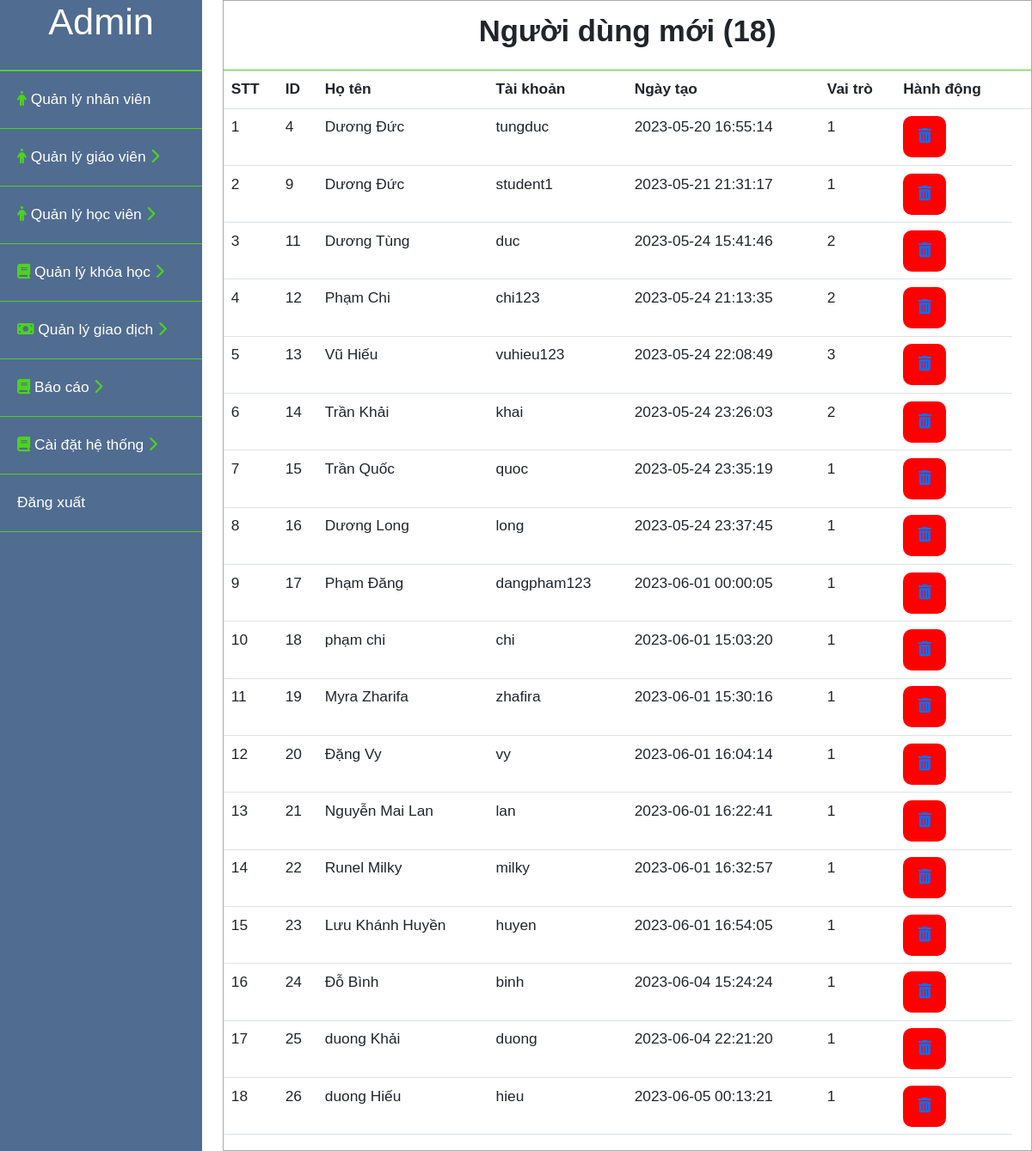
/admin/nguoidungmoi.php, run on the app's committed database.
### tables this page shows
CREATE TABLE `taikhoan` (
  `id` int(11) NOT NULL,
  `taikhoan` varchar(255) NOT NULL,
  `matkhau` varchar(255) NOT NULL,
  `hoten` varchar(255) NOT NULL,
  `phanquyen` int(11) NOT NULL,
  `image` varchar(100) NOT NULL,
  `thoigian` datetime NOT NULL DEFAULT current_timestamp(),
  `email` varchar(100) DEFAULT NULL,
  `sodienthoai` int(11) DEFAULT NULL,
  `gioitinh` int(11) DEFAULT NULL,
  `diachi` varchar(255) DEFAULT NULL,
  `quocgia` varchar(10) DEFAULT NULL,
  `timezone` varchar(10) DEFAULT NULL,
  `ngaysinh` date DEFAULT NULL,
  `vitien` int(11) NOT NULL
);

### admin/nguoidungmoi.php (the view, shortened to what this page needs)
<?php
    include("../user/connect.php");
    $sql_users = "SELECT * FROM taikhoan";
    $stmt_users = $conn->prepare($sql_users);
    $query_users = $stmt_users->execute();
    $result_users = array();
    while($row_users = $stmt_users->fetch(PDO::FETCH_ASSOC)){
        $result_users[] = $row_users;
    }
    $sql_sl = "SELECT count(id) as dem FROM taikhoan";
    $stmt_sl = $conn->prepare($sql_sl);
    $query_sl = $stmt_sl->execute();
    $result_sl = array();
    while($row_sl = $stmt_sl->fetch(PDO::FETCH_ASSOC)){
        $result_sl[] = $row_sl;
    }
    foreach ($result_sl as $items) {
        $slusers = $items['dem'];
    }
?>
<!DOCTYPE html>
<html lang="en">
<head>
    <link rel="stylesheet" href="css/bootstrap.min.css">
    <link rel="stylesheet" href="style/admin.css">
    <link rel="stylesheet" type="text/css" href="style/danhsach.css">
</head>
<body>
    <div id="content">
        <div id="admin__sidebar">
            <div class="admin__profile">
                <h1>Admin</h1>
            </div>
            <div class="admin__list">
                <ul>
                    <li class="admin__list--nhanvien">
                        <a href="nhanvien.php"><i class="fa-solid fa-person" style="color: #4dd31d;"></i> Quản lý nhân viên</a>
                    </li>
                    <li class="admin__list--giaovien">
                        <a href="#"  onclick="myFunction('toggle1')"><i class="fa-solid fa-person" style="color: #4dd31d;"></i> Quản lý giáo viên <i class="icondrop active fa-solid fa-chevron-right" style="color: #4dd31d;"></i><i class="icondrop fa-solid fa-chevron-down" style="color: #4dd31d;"></i></a>
                    </li>
                    <li class="admin__list--hocvien">
                        <a href="#" onclick="myFunction('toggle5')"> <i class="fa-solid fa-person" style="color: #4dd31d;"></i> Quản lý học viên <i class="icondrop active fa-solid fa-chevron-right" style="color: #4dd31d;"></i><i class="icondrop fa-solid fa-chevron-down" style="color: #4dd31d;"></i></a>
                    </li>
                    <li class="admin__list--khoahoc">
                        <a href="#" onclick="myFunction('toggle6')"> <i class="fa-sharp fa-solid fa-book" style="color: #4dd31d;"></i> Quản lý khóa học <i class="icondrop active fa-solid fa-chevron-right" style="color: #4dd31d;"></i><i class="icondrop fa-solid fa-chevron-down" style="color: #4dd31d;"></i></a>
                    </li>
                    <li class="admin__list--giaodich">
                        <a href="#" onclick="myFunction('toggle2')"><i class="fa-solid fa-money-bill" style="color: #4dd31d;"></i> Quản lý giao dịch <i class="icondrop active fa-solid fa-chevron-right" style="color: #4dd31d;"></i><i class="icondrop fa-solid fa-chevron-down" style="color: #4dd31d;"></i></a>
                    </li>
                    <li class="admin__list--baocao">
                        <a href="#" onclick="myFunction('toggle3')"> <i class="fa-sharp fa-solid fa-book" style="color: #4dd31d;"></i> Báo cáo <i class="icondrop active fa-solid fa-chevron-right" style="color: #4dd31d;"></i><i class="icondrop fa-solid fa-chevron-down" style="color: #4dd31d;"></i></a>
                    </li>
                    <li class="admin__list--hethong">
                        <a href="#" onclick="myFunction('toggle4')"> <i class="fa-sharp fa-solid fa-book" style="color: #4dd31d;"></i> Cài đặt hệ thống <i class="icondrop active fa-solid fa-chevron-right" style="color: #4dd31d;"></i><i class="icondrop fa-solid fa-chevron-down" style="color: #4dd31d;"></i></a>
                    </li>
                    <li class="admin__list--dangxuat">
                        <a href="logout.php">Đăng xuất</a>
                    </li>
                </ul>
            </div>
        </div>
         <div id="main_content">
            <div class="title">
                <h2>Người dùng mới (<?php echo $slusers?>)</h2>
            </div>
            <div  class="chitiet_content">
                <table class="table table-inverse">
                    <thead>
                        <tr>
                            <th>STT</th>
                            <th>ID</th>
                            <th>Họ tên</th>
                            <th>Tài khoản</th>
                            <th>Ngày tạo</th>
                            <th>Vai trò</th>
                            <th>Hành động</th>
                            <th></th>
                        </tr>
                    </thead>
                    <tbody>
                        <?php $i=1; foreach($result_users as $items):?>
                        <tr>
                            <td><?php echo $i;?></td>
                            <td><?php echo $items['id'];?></td>
                            <td><?php echo $items['hoten'];?></td>
                            <td><?php echo $items['taikhoan'];?></td>
                            <td><?php echo $items['thoigian'];?></td>
                            <td><?php echo $items['phanquyen'];?></td>
                            <td><a class="btn-xoa" href="nguoidungmoi_xoa.php?id=<?php echo $items['id']?>"><i class="fa-solid fa-trash-can"></i></a></td>
                        </tr>
                        <?php $i++; endforeach?>
                    </tbody>
                </table>
            </div>
         </div>
    </div>
</body>
</html>

### admin/style/admin.css (style rules this page uses)
* { font-family: Verdana, Geneva, Tahoma, sans-serif; margin: 0; padding:0; box-sizing: border-box; font-size: 13pt; }
#admin__sidebar { width: 25%; background-color: #506c91; color: #ffffff; }
#admin__sidebar .admin__profile { text-align: center; padding-bottom: 20px; border-bottom: 2px solid #4dd31d; }
#admin__sidebar .admin__list li { list-style: none;; }
#admin__sidebar .admin__list a { text-decoration: none; color: #ffffff; }
.admin__list ul { padding: 0; }
.admin__list li { padding: 20px; border-bottom: 1px solid #4dd31d; }
.icondrop { display: none; }
.icondrop.active { display: inline-block; }
.btn-xoa { display: inline-block; background-color: red; text-decoration: none; min-width:50px; height: 48px; line-height: 48px; font-size: 16px; border-radius: 10px; text-align: center; }

### admin/style/danhsach.css (style rules this page uses)
#content { display: flex; }
#main_content { margin-left: 2%; width: 100%; max-width: 1150px; border: 1px solid #aaaaaa; height: auto; }
#main_content .title { border-bottom: 1px solid #4dd31d; text-align: center; padding: 15px ; }
#main_content .title h2 { font-weight: bold; }

### data on the page
taikhoan: id "4", hoten "Dương Đức", taikhoan "tungduc", thoigian "2023-05-20 16:55:14", phanquyen "1"
taikhoan: id "9", hoten "Dương Đức", taikhoan "student1", thoigian "2023-05-21 21:31:17", phanquyen "1"
taikhoan: id "11", hoten "Dương Tùng", taikhoan "duc", thoigian "2023-05-24 15:41:46", phanquyen "2"
taikhoan: id "12", hoten "Phạm Chi", taikhoan "chi123", thoigian "2023-05-24 21:13:35", phanquyen "2"
taikhoan: id "13", hoten "Vũ Hiếu", taikhoan "vuhieu123", thoigian "2023-05-24 22:08:49", phanquyen "3"
taikhoan: id "14", hoten "Trần Khải", taikhoan "khai", thoigian "2023-05-24 23:26:03", phanquyen "2"
taikhoan: id "15", hoten "Trần Quốc", taikhoan "quoc", thoigian "2023-05-24 23:35:19", phanquyen "1"
taikhoan: id "16", hoten "Dương Long", taikhoan "long", thoigian "2023-05-24 23:37:45", phanquyen "1"
taikhoan: id "17", hoten "Phạm Đăng", taikhoan "dangpham123", thoigian "2023-06-01 00:00:05", phanquyen "1"
taikhoan: id "18", hoten "phạm chi", taikhoan "chi", thoigian "2023-06-01 15:03:20", phanquyen "1"
taikhoan: id "19", hoten "Myra Zharifa", taikhoan "zhafira", thoigian "2023-06-01 15:30:16", phanquyen "1"
taikhoan: id "20", hoten "Đặng Vy", taikhoan "vy", thoigian "2023-06-01 16:04:14", phanquyen "1"
taikhoan: id "21", hoten "Nguyễn Mai Lan", taikhoan "lan", thoigian "2023-06-01 16:22:41", phanquyen "1"
taikhoan: id "22", hoten "Runel Milky", taikhoan "milky", thoigian "2023-06-01 16:32:57", phanquyen "1"
taikhoan: id "23", hoten "Lưu Khánh Huyền", taikhoan "huyen", thoigian "2023-06-01 16:54:05", phanquyen "1"
taikhoan: id "24", hoten "Đỗ Bình", taikhoan "binh", thoigian "2023-06-04 15:24:24", phanquyen "1"
taikhoan: id "25", hoten "duong Khải", taikhoan "duong", thoigian "2023-06-04 22:21:20", phanquyen "1"
taikhoan: id "26", hoten "duong Hiếu", taikhoan "hieu", thoigian "2023-06-05 00:13:21", phanquyen "1"

### other printed values
$slusers "18"
